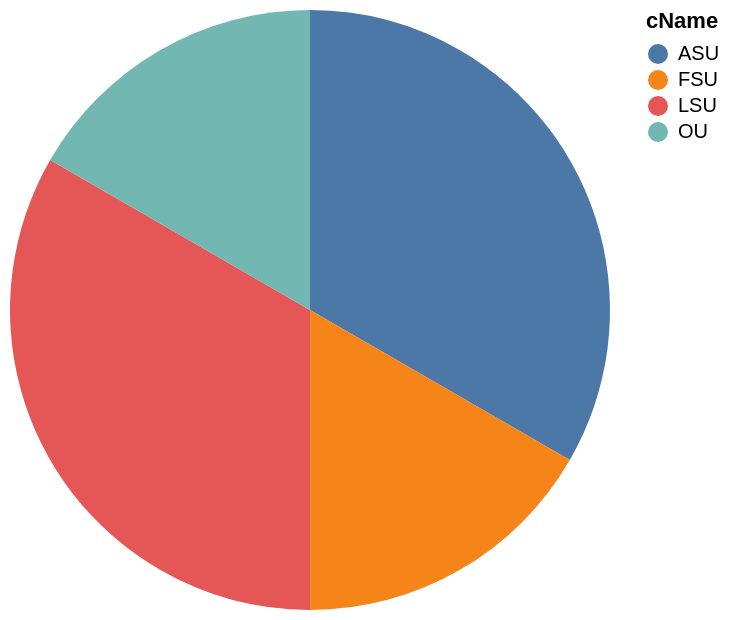

Source (Vega-Lite JSON):
### Vega-Lite specification from a JSON file in a GitHub repository (floating-point values rounded to 4 significant figures)
{"data": {"values": [{"x_data": "ASU", "y_data": 2}, {"x_data": "LSU", "y_data": 2}, {"x_data": "FSU", "y_data": 1}, {"x_data": "OU", "y_data": 1}]}, "mark": "arc", "encoding": {"theta": {"field": "y_data", "type": "quantitative", "title": "count(*)"}, "color": {"field": "x_data", "type": "nominal", "title": "cName"}}}
